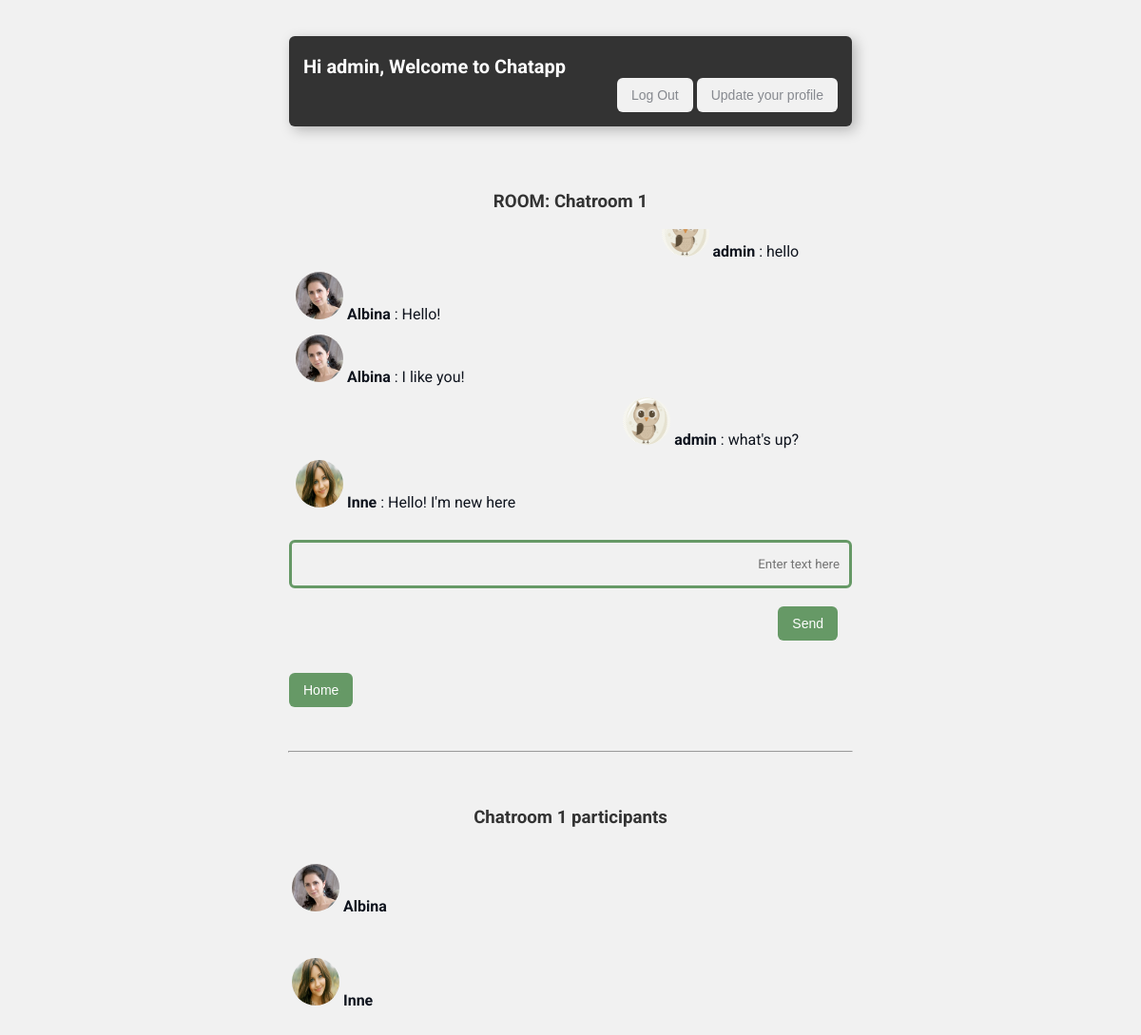
The app's page /chat_1/ (signed in) with its own data.
### chatapp/models.py (models this page shows, shortened)
class User(AbstractUser):
    image = models.ImageField(upload_to="media/")

class Room(models.Model):
    name = models.CharField(max_length=20)
    slug = models.SlugField(max_length=100)

class Message(models.Model):
    user = models.ForeignKey(User, on_delete=models.CASCADE)
    content = models.TextField()
    room = models.ForeignKey(Room, on_delete=models.CASCADE)
    created_on = models.DateTimeField(auto_now_add=True)

### chatapp/views.py (the view)
# urls.py: path("<str:slug>/", views.room, name="room"),
def room(request, slug):
    room_name = Room.objects.get(slug=slug).name
    messages = Message.objects.filter(room=Room.objects.get(slug=slug))
    users = User.objects.filter(message__room=Room.objects.get(slug=slug)).distinct()
    context = {
        "slug": slug,
        "room_name": room_name,
        "messages":messages,
        "users":users,
        }
    return render(request, "room.html", context)

### templates/room.html (shortened to what this page needs)
{% extends 'base.html' %}
{% load static %}
{% block content %}
{% if user.is_authenticated %}
  <div class="container">
    <div>
        <div>
            <div class="sign">
              <h3>ROOM: {{room_name}}</h3>
            </div>
            <form>
                <div style="chat-field">
                    {% if messages %}
                      <div  id="chatbox" style="padding: 4px 2px;max-height: 300px; overflow-y: scroll">
                         {% for message in messages %}
                            <div class="chat-message {% if message.user == request.user %}text-right{% else %}text-left{% endif %}">
                              <b><img src="../media/{{message.user.image}}" alt="image"> {{ message.user.username }} </b> : {{ message.content }}<br>
                            </div>
                         {% endfor %}
                      </div>
                    {% else %}
                          <div id="chatbox" ></div>
                          <h4>No Messages in this Room.</h4>
                    {% endif %}
                </div>
            <br/>
            <div class="form-group">
                <input class="textarea" placeholder="Enter text here" id="my_input" type="text" required></br>
            </div>
            <br/>
            <div class="button-right">
                <input class="btn button-green" id="submit_button" type="button" value="Send">
            </div>
            <br>
            <a href="/"><button type="button" class="btn button-green">Home</button></a>
            </form>
        </div>
    </div>
</div>
<br>
<br>
<hr>
<div class="container">
    <div class="sign">
        <h3>{{room_name}} participants</h3>
    </div>
    {% if users %}
        <table style="table">
            {% for user in users %}
                {% if not user == request.user %}
                    <tr>
                        <td>
                                <p><b><img src="../media/{{user.image}}" alt="image" > {{ user.username }} </b></p>
                        </td>
                    </tr>
                {% endif %}
            {% endfor %}
        </table>
    {% else %}
        <h3>No users. May appear soon!</h3>
    {% endif %}
    </div>
{% endif %}
<br/>
{% endblock %}

### templates/base.html (shortened to what this page needs)
{% load static %}
<!doctype html>
<html lang="en">
  <head>
    <link rel="stylesheet" type="text/css" href="{% static 'css/style.css' %}"/>
  </head>
  <body>
    <div class="container">
      <div class="header">
        {% block header%}
          <div class="welcome-sign">
            Hi <b>{{ user.username }}</b>, Welcome to Chatapp
          </div>
          <div class="button-right">
            <a href="/accounts/logout/">
              <button type="button" class="btn">Log Out</button>
            <a href="/accounts/update/">
              <button type="button" class="btn">Update your profile</button>
            </a>
          </div>
        {% endblock %}
      </div>
    </div>
    <br/>
    <main>
      {% block content %}
      {% endblock %}
    </main>
  </body>
</html>

### static/css/style.css (style rules this page uses)
body { background-color: #f1f1f1; color: #0f141e; font-size: 16px; font-weight: normal; font-family: 'Roboto', sans-serif; }
a { color: #0f141e; text-decoration: none; }
h3 { font-family: inherit; color: #333333; }
.container { max-width: 50%; margin: auto; padding-top: 30px; justify-content: center; }
.header { max-width: 100%; margin: auto; padding-top: 20px; background: #333333; border-radius: 6px; box-shadow: 4px 4px 14px rgba(0, 0, 0, 0.25); }
.welcome-sign { color: white; margin: 0; font-style: inherit; font-size: 20px; font-weight: bold; text-decoration: none; padding: 0 0 0 15px; }
.btn { background: #f1f1f1; color: #86898f; padding: 10px 15px; border: white; border-radius: 6px; font-style: inherit; font-size: 14px; cursor: pointer; }
.button-green { background: #669966; color: white; text-align: right; }
.button-right { text-align: right; padding: 0 15px 15px 0; }
.sign { text-align: center; text-style: inherit; color: #A9A9A9; }
.chat-message { margin:0 auto; display: block; width: 90%; border: none; border-radius: 6px; margin: 2px 0px; padding: 5px; text-style: inherit; }
.text-right { text-align: right; }
.text-left { text-align: left; }
img { width: 50px; height: 50px; border-radius: 25px; }
hr { width: 50%; }
.form-group input, .form-group textarea { width: 100%; box-sizing: border-box; border: solid #669966; border-radius: 6px; background: transparent; color: #000; padding: 15px 10px 15px; outline: none; font-family: inherit; text-align: right; }

### records on screen
User: username "admin"
Room: name "Chatroom 1"
Message: user.image (picture), user.username "admin", content "hello"
Message: user.image (picture), user.username "Albina", content "Hello!"
Message: user.image (picture), user.username "Albina", content "I like you!"
Message: user.image (picture), user.username "admin", content "what's up?"
Message: user.image (picture), user.username "Inne", content "Hello! I'm new here"
User: image (picture), username "Albina"
User: image (picture), username "Inne"
